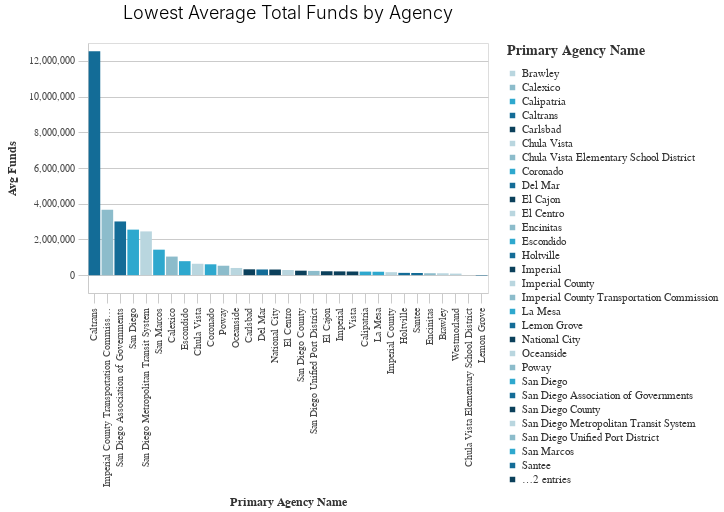

The code cell stored with this chart in its notebook:
### Code cell
_dla_utils.basic_bar_chart((avg_funds_bottom.tail(40)), 'primary_agency_name','avg_funds', 'primary_agency_name', subset, 
                          'Lowest Average Total Funds by Agency')

### Figure 1 — Vega-Lite specification as saved in the notebook (floating-point values rounded to 4 significant figures)
{"config": {"view": {"continuousWidth": 400, "continuousHeight": 300}, "axis": {"domainColor": "#cbcbcb", "grid": true, "gridColor": "#cbcbcb", "gridWidth": 1, "labelColor": "#474747", "labelFont": "Nunito Sans", "labelFontSize": 10, "labelPadding": 4, "tickColor": "#cbcbcb", "tickSize": 10, "titleColor": "#333", "titleFont": "Raleway", "titleFontSize": 12, "titlePadding": 10}, "axisBand": {"grid": false}, "background": "white", "font": "Raleway", "header": {"labelFont": "Nunito Sans", "titleFont": "Raleway"}, "legend": {"labelColor": "#333", "labelFont": "Nunito Sans", "labelFontSize": 11, "labelLimit": 0, "padding": 1, "symbolSize": 30, "symbolType": "square", "titleColor": "#333", "titleFont": "Raleway", "titleFontSize": 14, "titlePadding": 10}, "title": {"anchor": "middle", "font": "Raleway", "fontSize": 18, "fontWeight": 300, "offset": 20}}, "data": {"name": "data-085f69987f9882798e2c8bbdc34033fa"}, "mark": "bar", "encoding": {"color": {"field": "primary_agency_name", "legend": {"title": "Primary Agency Name"}, "scale": {"range": ["#B9D6DF", "#8CBCCB", "#2EA8CE", "#136C97", "#0B405B"]}, "type": "nominal"}, "x": {"field": "primary_agency_name", "sort": "-y", "title": "Primary Agency Name", "type": "nominal"}, "y": {"field": "avg_funds", "title": "Avg Funds", "type": "quantitative"}}, "height": 250, "title": "Lowest Average Total Funds by Agency", "width": 400, "$schema": "https://vega.github.io/schema/vega-lite/v4.17.0.json", "datasets": {"data-085f69987f9882798e2c8bbdc34033fa": [{"primary_agency_name": "Caltrans", "avg_funds": 12540000.0}, {"primary_agency_name": "Imperial County Transportation Commission", "avg_funds": 3657000.0}, {"primary_agency_name": "San Diego Association of Governments", "avg_funds": 3007000.0}, {"primary_agency_name": "San Diego", "avg_funds": 2549000.0}, {"primary_agency_name": "San Diego Metropolitan Transit System", "avg_funds": 2450000.0}, {"primary_agency_name": "San Marcos", "avg_funds": 1426000.0}, {"primary_agency_name": "Calexico", "avg_funds": 1040000.0}, {"primary_agency_name": "Escondido", "avg_funds": 782200.0}, {"primary_agency_name": "Chula Vista", "avg_funds": 637300.0}, {"primary_agency_name": "Coronado", "avg_funds": 607200.0}, {"primary_agency_name": "Poway", "avg_funds": 527200.0}, {"primary_agency_name": "Oceanside", "avg_funds": 402100.0}, {"primary_agency_name": "Carlsbad", "avg_funds": 326300.0}, {"primary_agency_name": "Del Mar", "avg_funds": 317700.0}, {"primary_agency_name": "National City", "avg_funds": 314900.0}, {"primary_agency_name": "El Centro", "avg_funds": 289600.0}, {"primary_agency_name": "San Diego County", "avg_funds": 250000.0}, {"primary_agency_name": "San Diego Unified Port District", "avg_funds": 237000.0}, {"primary_agency_name": "El Cajon", "avg_funds": 217800.0}, {"primary_agency_name": "Imperial", "avg_funds": 210800.0}, {"primary_agency_name": "Vista", "avg_funds": 204500.0}, {"primary_agency_name": "Calipatria", "avg_funds": 198900.0}, {"primary_agency_name": "La Mesa", "avg_funds": 191000.0}, {"primary_agency_name": "Imperial County", "avg_funds": 166500.0}, {"primary_agency_name": "Holtville", "avg_funds": 127200.0}, {"primary_agency_name": "Santee", "avg_funds": 119900.0}, {"primary_agency_name": "Encinitas", "avg_funds": 106200.0}, {"primary_agency_name": "Brawley", "avg_funds": 104500.0}, {"primary_agency_name": "Westmorland", "avg_funds": 86780.0}, {"primary_agency_name": "Chula Vista Elementary School District", "avg_funds": -3100.0}, {"primary_agency_name": "Lemon Grove", "avg_funds": -23180.0}]}}
